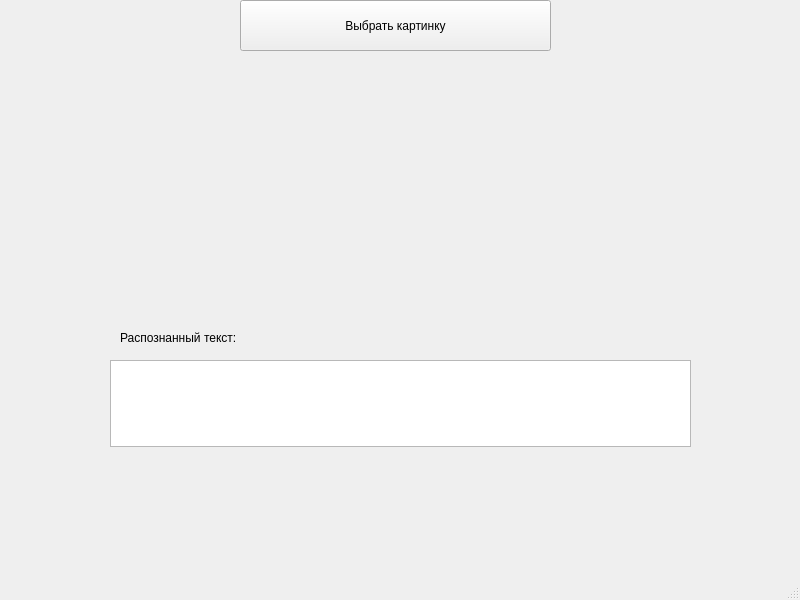
<?xml version="1.0" encoding="UTF-8"?>
<ui version="4.0">
 <class>MainWindow</class>
 <widget class="QMainWindow" name="MainWindow">
  <property name="geometry">
   <rect>
    <x>0</x>
    <y>0</y>
    <width>800</width>
    <height>600</height>
   </rect>
  </property>
  <property name="windowTitle">
   <string>MainWindow</string>
  </property>
  <widget class="QWidget" name="centralwidget">
   <widget class="QPushButton" name="pushButton">
    <property name="geometry">
     <rect>
      <x>240</x>
      <y>0</y>
      <width>311</width>
      <height>51</height>
     </rect>
    </property>
    <property name="text">
     <string>Выбрать картинку</string>
    </property>
   </widget>
   <widget class="QTextEdit" name="textEdit">
    <property name="geometry">
     <rect>
      <x>110</x>
      <y>360</y>
      <width>581</width>
      <height>87</height>
     </rect>
    </property>
   </widget>
   <widget class="QLabel" name="label">
    <property name="geometry">
     <rect>
      <x>140</x>
      <y>90</y>
      <width>541</width>
      <height>231</height>
     </rect>
    </property>
    <property name="text">
     <string/>
    </property>
   </widget>
   <widget class="QLabel" name="label_2">
    <property name="geometry">
     <rect>
      <x>120</x>
      <y>330</y>
      <width>131</width>
      <height>16</height>
     </rect>
    </property>
    <property name="text">
     <string>Распознанный текст:</string>
    </property>
   </widget>
  </widget>
  <widget class="QMenuBar" name="menubar">
   <property name="geometry">
    <rect>
     <x>0</x>
     <y>0</y>
     <width>800</width>
     <height>26</height>
    </rect>
   </property>
  </widget>
  <widget class="QStatusBar" name="statusbar"/>
 </widget>
 <resources/>
 <connections/>
</ui>
